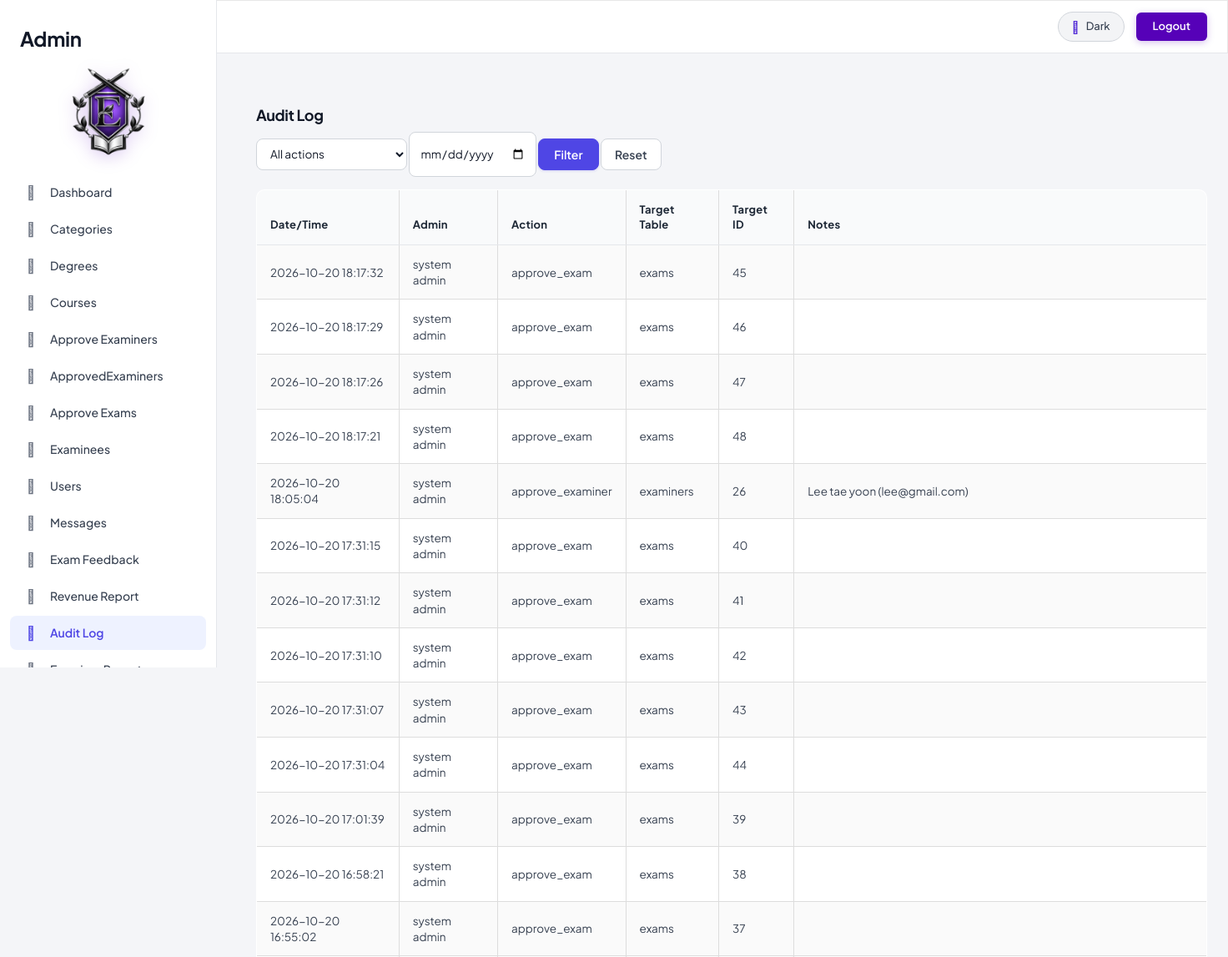
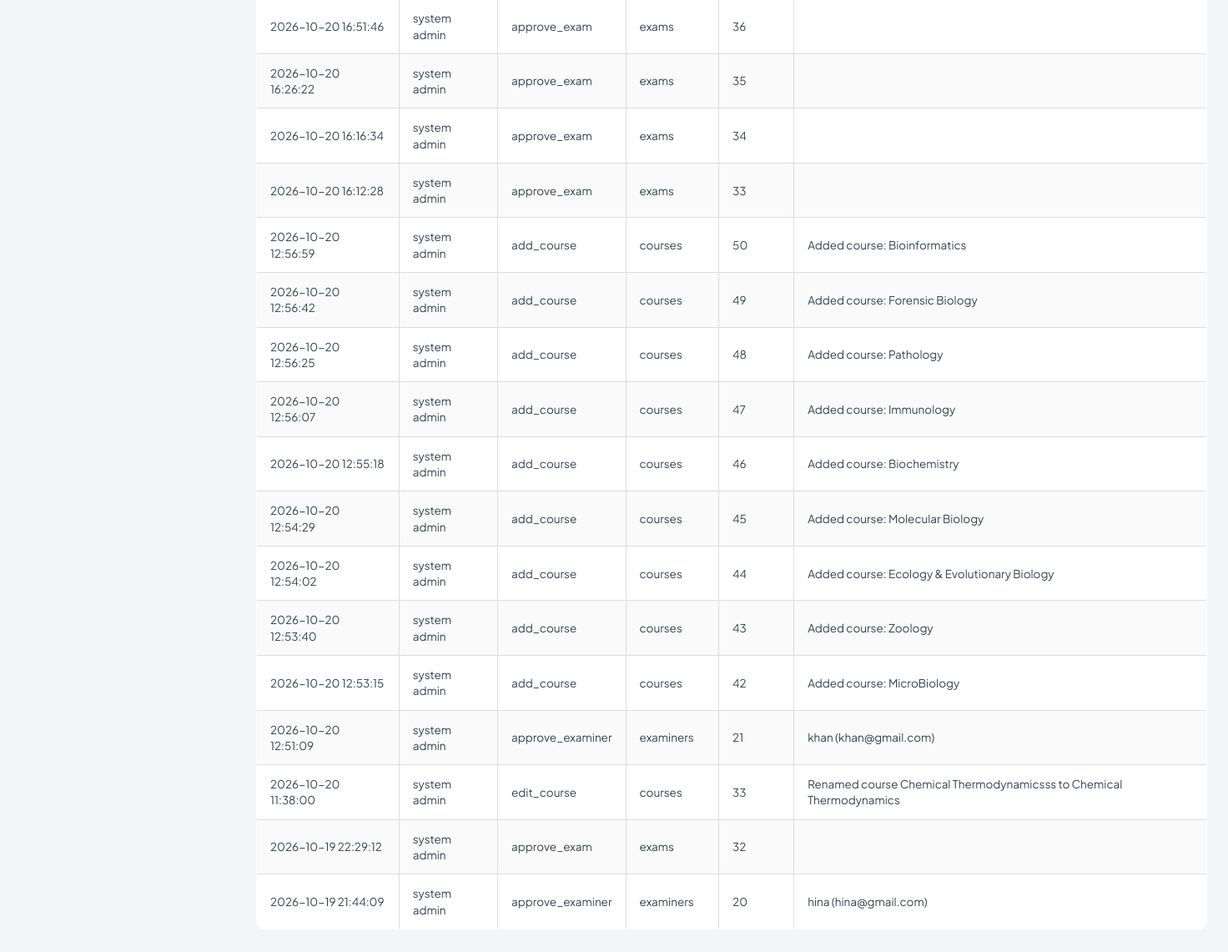
The page /admin/view_audit_log.php (signed in) on the database its author committed (2 pictures, top to bottom).
### tables this page shows
CREATE TABLE IF NOT EXISTS `audit_logs` (
  `id` int NOT NULL AUTO_INCREMENT,
  `admin_id` int DEFAULT NULL,
  `action` varchar(100) DEFAULT NULL,
  `target_table` varchar(50) DEFAULT NULL,
  `target_id` int DEFAULT NULL,
  `notes` text,
  `created_at` datetime DEFAULT CURRENT_TIMESTAMP,
  PRIMARY KEY (`id`)
);

### classes/DataAccess.class.php (called while the page is built, shortened)
<?php
class DataAccess
{
	private $_con,$_query,$_errors;
	public function __construct()
	{
		if(!$this->_con=mysqli_connect(DB_HOST,DB_USER,DB_PASSWORD,DB_NAME))
		{
			die("connection Error");
		}
		$this->_errors ="";
	}
	public function getData($fields,$table,$condition = "1")
	{
		if(!$this->_checkTable($table))
		{
			$this->_errors.="$table not Present";
			return false;
		}
		$this->_query = "select ";
		if(is_array($fields))
		{
			if($this->_checkFieldsIndexed($fields,$table))
			{
				$this->_query.=implode(",",$fields);
			}
			else
			{
				return false;
			}
		}
		$this->_query.=" from $table where $condition";
		$resref=mysqli_query($this->_con,$this->_query);
		$dataArr = array();
		if(mysqli_num_rows($resref))
		{
			while($rows = mysqli_fetch_assoc($resref))
			{
				$dataArr[] = $rows;
			}
		}
		return $dataArr;
	}
	private function _checkTable($table)
	{
		$q="show tables";
		$resref = mysqli_query($this->_con,$q);
		if(mysqli_num_rows($resref))
		{
			while($row=mysqli_fetch_array($resref))
			{
				if($row[0]==$table)
				{
					return true;
				}
			}
		}
		return false;
	}
	private function _checkFieldsIndexed($data,$table)
	{
		if($this->_checkTable($table))
		{
			$fieldArr=array();
			$q="describe $table";
			$resref = mysqli_query($this->_con,$q);
			while($row=mysqli_fetch_assoc($resref))
			{
				$fieldArr[] = $row["Field"];
			}
			$flag = true;
			return $flag;
		}
		return 0;
	}
}
?>

### admin/auth.php (called while the page is built, shortened)
<?php
if (!function_exists('h')) {
    function h($value)
    {
        return htmlspecialchars((string)$value, ENT_QUOTES, 'UTF-8');
    }
}

### admin/view_audit_log.php (the view, shortened to what this page needs)
<?php
require('auth.php');
$dao = new DataAccess();
$where = array('1=1');
$condition = implode(' AND ', $where);
$logs = $dao->getData(
    array('id', 'admin_id', 'action', 'target_table', 'target_id', 'notes', 'created_at'),
    'audit_logs',
    $condition
);
$logs = is_array($logs) ? array_reverse($logs) : array();
$adminNames = array();
try {
    $admins = $dao->getData(array('id', 'name'), 'admins', '1=1');
    if (is_array($admins)) {
        foreach ($admins as $a) {
            $adminNames[$a['id']] = $a['name'];
        }
    }
} catch (Throwable $e) {
}
include('header.php');
?>
<div class="container" style="margin-top:20px;">
    <h3>Audit Log</h3>
    <form method="GET" class="form-inline" style="margin-bottom:15px;">
        <select name="action_filter" class="form-control">
            <option value="">All actions</option>
        </select>
        <input type="date" name="date_filter" class="form-control"
               value="<?php echo isset($_GET['date_filter']) ? h($_GET['date_filter']) : ''; ?>">
        <button type="submit" class="btn btn-primary">Filter</button>
        <a href="view_audit_log.php" class="btn btn-default">Reset</a>
    </form>
    <table class="table table-bordered table-striped">
        <thead>
            <tr>
                <th>Date/Time</th><th>Admin</th><th>Action</th>
                <th>Target Table</th><th>Target ID</th><th>Notes</th>
            </tr>
        </thead>
        <tbody>
            <?php if (empty($logs)): ?>
                <tr><td colspan="6">No audit log entries found.</td></tr>
            <?php else: foreach ($logs as $log): ?>
                <tr>
                    <td><?php echo h($log['created_at']); ?></td>
                    <td><?php
                        $aid = $log['admin_id'];
                        echo h(isset($adminNames[$aid]) ? $adminNames[$aid] : $aid);
                    ?></td>
                    <td><?php echo h($log['action']); ?></td>
                    <td><?php echo h($log['target_table']); ?></td>
                    <td><?php echo h($log['target_id']); ?></td>
                    <td><?php echo h($log['notes']); ?></td>
                </tr>
            <?php endforeach; endif; ?>
        </tbody>
    </table>
</div>
<?php include('footer.php'); ?>

### rows shown on the page
audit_logs: created_at "2026-10-20 18:17:32", admin "system admin", action "approve_exam", target_table "exams", target "45"
audit_logs: created_at "2026-10-20 18:17:29", admin "system admin", action "approve_exam", target_table "exams", target "46"
audit_logs: created_at "2026-10-20 18:17:26", admin "system admin", action "approve_exam", target_table "exams", target "47"
audit_logs: created_at "2026-10-20 18:17:21", admin "system admin", action "approve_exam", target_table "exams", target "48"
audit_logs: created_at "2026-10-20 18:05:04", admin "system admin", action "approve_examiner", target_table "examiners", target "26", notes "Lee tae yoon (lee@gmail.com)"
audit_logs: created_at "2026-10-20 17:31:15", admin "system admin", action "approve_exam", target_table "exams", target "40"
audit_logs: created_at "2026-10-20 17:31:12", admin "system admin", action "approve_exam", target_table "exams", target "41"
audit_logs: created_at "2026-10-20 17:31:10", admin "system admin", action "approve_exam", target_table "exams", target "42"
audit_logs: created_at "2026-10-20 17:31:07", admin "system admin", action "approve_exam", target_table "exams", target "43"
audit_logs: created_at "2026-10-20 17:31:04", admin "system admin", action "approve_exam", target_table "exams", target "44"
audit_logs: created_at "2026-10-20 17:01:39", admin "system admin", action "approve_exam", target_table "exams", target "39"
audit_logs: created_at "2026-10-20 16:58:21", admin "system admin", action "approve_exam", target_table "exams", target "38"
audit_logs: created_at "2026-10-20 16:55:02", admin "system admin", action "approve_exam", target_table "exams", target "37"
audit_logs: created_at "2026-10-20 16:51:46", admin "system admin", action "approve_exam", target_table "exams", target "36"
audit_logs: created_at "2026-10-20 16:26:22", admin "system admin", action "approve_exam", target_table "exams", target "35"
audit_logs: created_at "2026-10-20 16:16:34", admin "system admin", action "approve_exam", target_table "exams", target "34"
audit_logs: created_at "2026-10-20 16:12:28", admin "system admin", action "approve_exam", target_table "exams", target "33"
audit_logs: created_at "2026-10-20 12:56:59", admin "system admin", action "add_course", target_table "courses", target "50", notes "Added course: Bioinformatics"
audit_logs: created_at "2026-10-20 12:56:42", admin "system admin", action "add_course", target_table "courses", target "49", notes "Added course: Forensic Biology"
audit_logs: created_at "2026-10-20 12:56:25", admin "system admin", action "add_course", target_table "courses", target "48", notes "Added course: Pathology"
audit_logs: created_at "2026-10-20 12:56:07", admin "system admin", action "add_course", target_table "courses", target "47", notes "Added course: Immunology"
audit_logs: created_at "2026-10-20 12:55:18", admin "system admin", action "add_course", target_table "courses", target "46", notes "Added course: Biochemistry"
audit_logs: created_at "2026-10-20 12:54:29", admin "system admin", action "add_course", target_table "courses", target "45", notes "Added course: Molecular Biology"
audit_logs: created_at "2026-10-20 12:54:02", admin "system admin", action "add_course", target_table "courses", target "44", notes "Added course: Ecology & Evolutionary Biology"
audit_logs: created_at "2026-10-20 12:53:40", admin "system admin", action "add_course", target_table "courses", target "43", notes "Added course: Zoology"
audit_logs: created_at "2026-10-20 12:53:15", admin "system admin", action "add_course", target_table "courses", target "42", notes "Added course: MicroBiology"
audit_logs: created_at "2026-10-20 12:51:09", admin "system admin", action "approve_examiner", target_table "examiners", target "21", notes "khan (khan@gmail.com)"
audit_logs: created_at "2026-10-20 11:38:00", admin "system admin", action "edit_course", target_table "courses", target "33", notes "Renamed course Chemical Thermodynamicsss to Chemical Thermodynamics"
audit_logs: created_at "2026-10-19 22:29:12", admin "system admin", action "approve_exam", target_table "exams", target "32"
audit_logs: created_at "2026-10-19 21:44:09", admin "system admin", action "approve_examiner", target_table "examiners", target "20", notes "hina (hina@gmail.com)"
